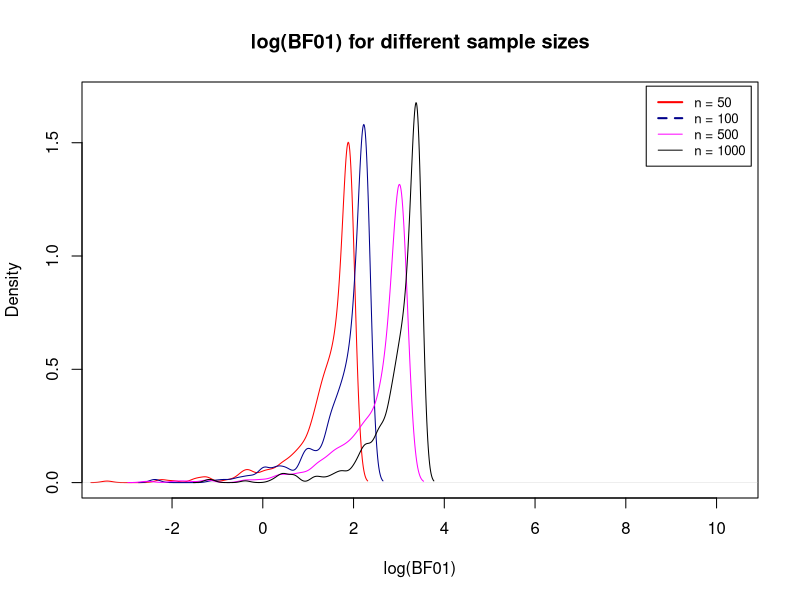
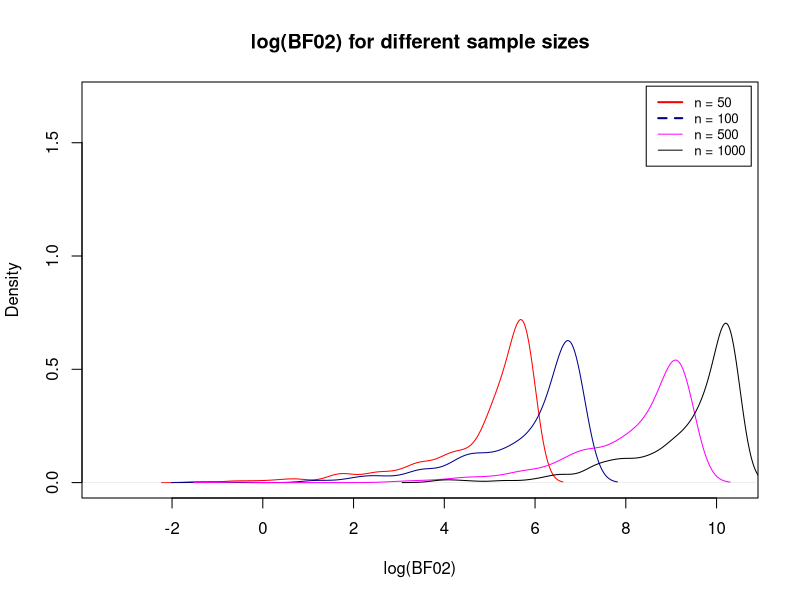
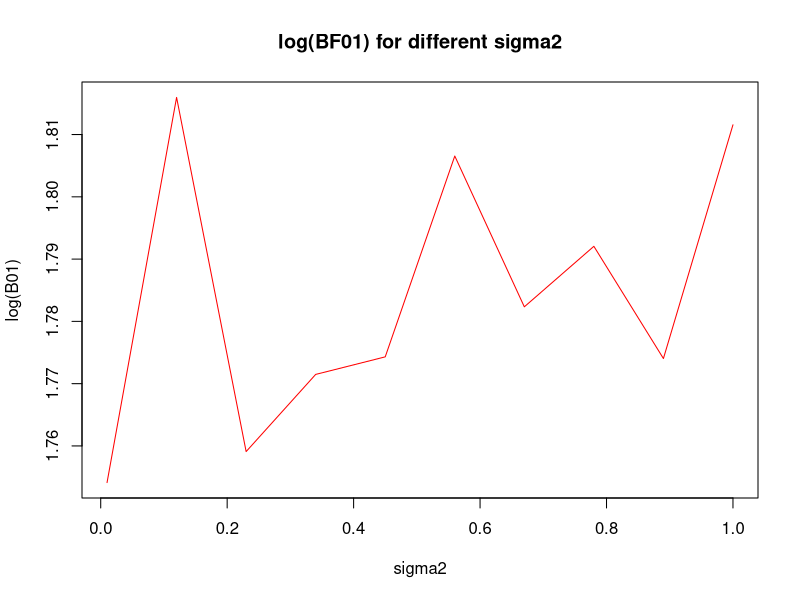
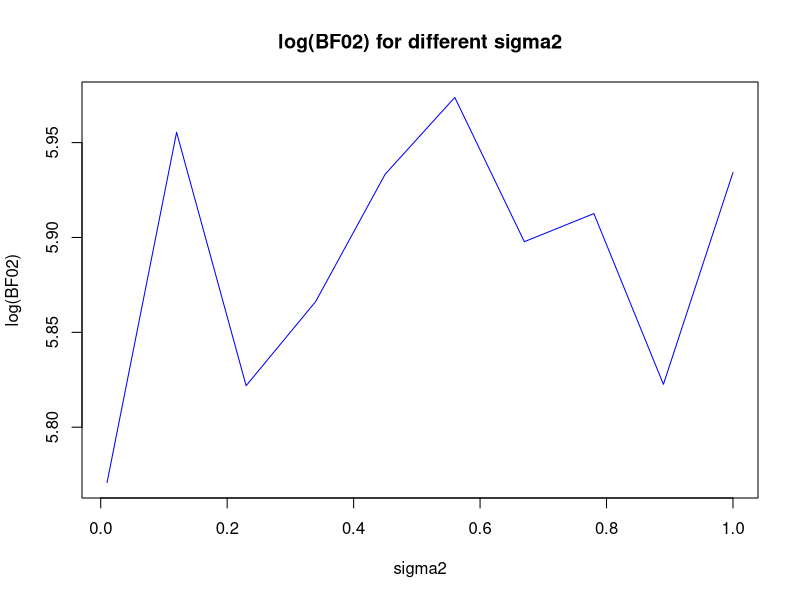
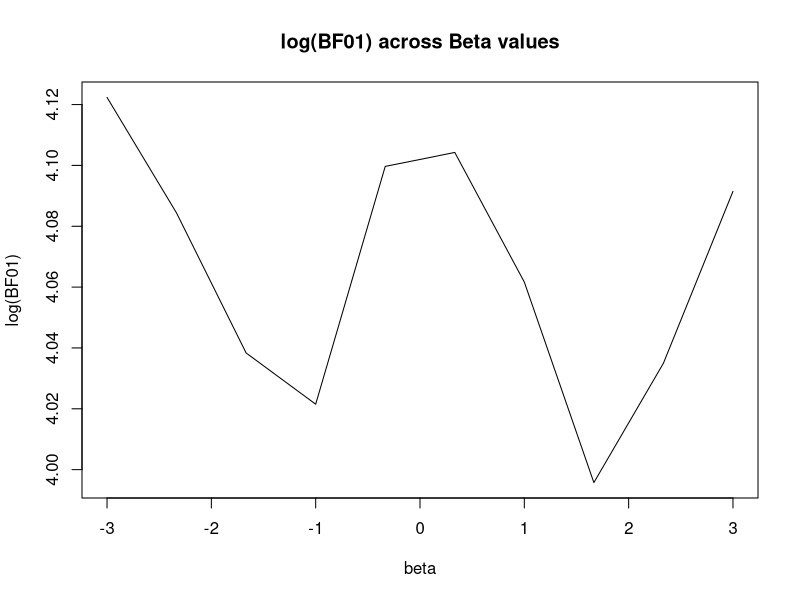
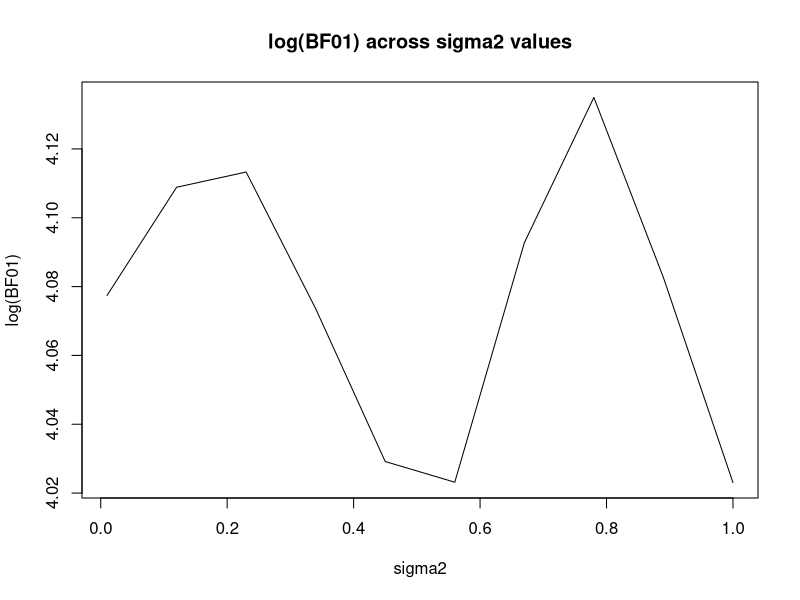
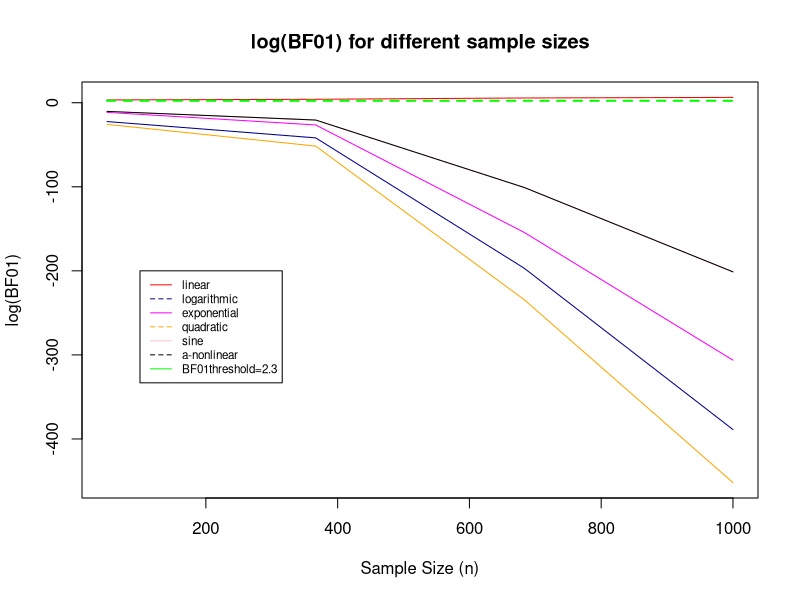
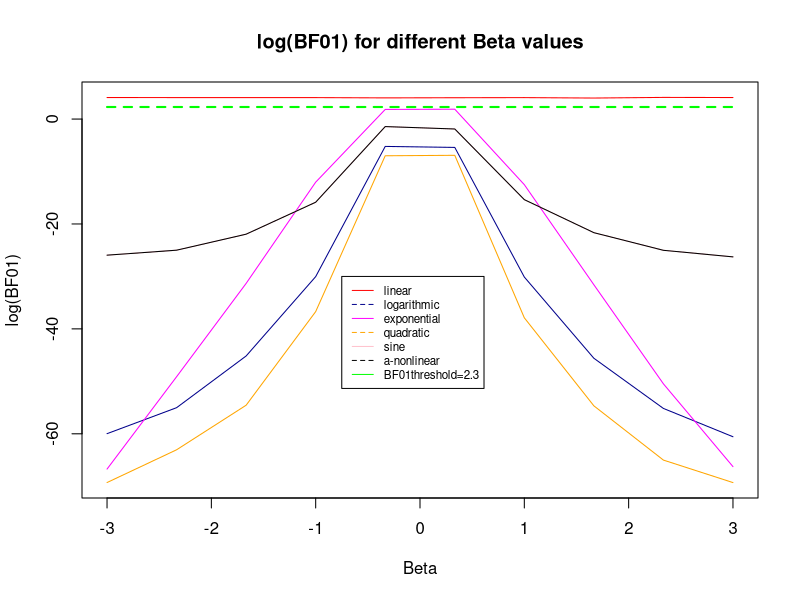

The R source for these figures, in order:
## ---- chunk 1
setwd("~/Desktop/THESIS_DOCS/CONSISTENCY/consistency-results")
linear_samp=read.csv("linear_samp.csv")[,-1]
sigma2_vec_BF=read.csv("sigma2_vec_BF.csv")[,-1]
n_vec_BF=read.csv("n_vec_BF.csv")[,-1] ; names(n_vec_BF) = c(rep("M11", 4))
linear_beta=read.csv("linear_beta.csv")[,-1]
linear_sigma=read.csv("linear_sigma.csv")[,-1]
B0_samp=read.csv("B01_samp.csv")[,-1]
nonlinear_beta=read.csv("nonlinear_beta.csv")[,-1]
B0_sigma=read.csv("B0_sigma.csv")[,-1]
null_samp=read.csv("null_samp.csv")[,-1]
null_sigma=read.csv("null_sigma.csv")[,-1]
beta_vec_BF = as.vector(read.csv("beta_vec_BF.csv")[,2]); names(beta_vec_BF) = c(rep("M11", 4), "M8", "M8", rep("M11", 4))
## ---- chunk 2
library(mgcv)
## ---- chunk 3
null_model_test <- function(n = 100, sigma2 = 0.1){ #default n=100 and sigma2=0.1
   
   output_mat_null <- matrix(NA, nrow = 500, ncol = 2)
   colnames(output_mat_null) <- c("B01", "BF02")
   
   for (j in 1:500){ #for 500 different datasets 
     data <- as.data.frame(cbind("y" = rnorm(n, 1, sigma2),#data generation 
                                 "x1" = rnorm(n, 0, 0.5)))
     
     #model fit
     null_model <- lm(y ~ 1, data = data)
     linear_model <- lm(y ~  1 + .,data = data)
     non_linear_model <- gam(y~ 1 + s(x1, k=4), data = data)
     
     #BIC calculation 
     bic_null <- (-2) * head(logLik(null_model)) +  attr(logLik(null_model), "df")* log(n) #H0 
     bic_lin <- (-2) * head(logLik(linear_model)) +  attr(logLik(linear_model), "df")* log(n) #H1
     bic_nonl <- (-2) * head(logLik(non_linear_model)) +  (attr(logLik(linear_model), "df") + 2) * log(n) #H2
     
     
     B01 <- log(exp((bic_lin - bic_null) /2)) #null against the linear
     BF02 <- log(exp((bic_nonl - bic_null) /2)) #null against the nonlinear model 
     
     output_mat_null[j, 1] <- B01
     output_mat_null[j, 2] <- BF02
     }
   
   return(output_mat_null)
 }  
## ---- chunk 4
 n_sizes <- c(50, 100, 500, 1000) #sample sizes 
## ---- chunk 5
colMeans(null_samp)
## ---- chunk 6

#PLots 
plot(density(null_samp[,1]), 
     xlim = c(min(null_samp), max(null_samp)), ylim=c(0, 1.7),
     main = "log(BF01) for different sample sizes", col = "red",
     xlab = "log(BF01)")
lines(density(null_samp[,3]), col = "darkblue")
lines(density(null_samp[,5]), col = "magenta")
lines(density(null_samp[,7]))
legend("topright", col = c("red", "darkblue", "magenta", "black"), cex=.80,
       lty=c(1,2,1,1),lwd=c(2,2,1,1), inset=.01,
       legend = c("n = 50", "n = 100", "n = 500", "n = 1000"))


plot(density(null_samp[,2]),
     xlim = c(min(null_samp), max(null_samp)), ylim=c(0, 1.7),
     main = "log(BF02) for different sample sizes", col = "red",
     xlab = "log(BF02)")
lines(density(null_samp[,4]), col = "darkblue")
lines(density(null_samp[,6]), col = "magenta")
lines(density(null_samp[,8]))
legend("topright", col = c("red", "darkblue", "magenta", "black"), cex=.80,
       lty=c(1,2,1,1),lwd=c(2,2,1,1), inset=.01,
       legend = c("n = 50", "n = 100", "n = 500", "n = 1000"))
## ---- chunk 7
sigma2 <- c(seq(from = 0.01,  to = 1, length.out = 10)) #sigma2 sequence
## ---- chunk 8

plot(x = sigma2, y=colMeans(null_sigma[,c(1, 3, 5, 7, 9, 11, 13, 15, 17, 19)]),
     type = "l", col="red", xlab = "sigma2", ylab = "log(B01)",  
     main = "log(BF01) for different sigma2")

plot(x = sigma2, y=colMeans(null_sigma[,c(2, 4, 6, 8, 10, 12, 14, 16, 18, 20)]),
     type = "l", col="blue", xlab = "sigma2", ylab = "log(BF02)",
     main = "log(BF02) for different sigma2")

## ---- chunk 9
linear_model_test <- function(beta = 1.5, n = 100, sigma2 = 0.1){
  BF01s <- c(rep(NA, 500))
  for (j in 1:500){
    error <- rnorm(n,sd=sqrt(sigma2))
    x1 = rnorm(n, 0, 0.5)
    y <- beta*x1 + error
    data <- as.data.frame(cbind(y, x1))
    
    #model fit
    linear_model <- lm(y ~ 1 + x1, data = data) #H0 
    non_linear_model <- gam(y~ 1 + s(x1, k=4), data = data) #H1
    
    #BIC calculation 
    bic_lin <- (-2) * head(logLik(linear_model)) + 3* log(n) #H0
    bic_nonl <- (-2) * head(logLik(non_linear_model)) +  5 * log(n) #H1
    
    logLik(linear_model);logLik(non_linear_model)
    
    BF01 <- log(exp((bic_nonl - bic_lin) /2)) #BF_{linear against nonlinear} higher values indicates more evidence for the linear model
    BF01s[j] <- BF01}
  
  return(BF01s)
}
## ---- chunk 10
colMeans(linear_samp)
## ---- chunk 11
betas <- seq(-3, 3, length.out = 10) #beta sequence
## ---- chunk 12
plot(y=colMeans(linear_beta), x=betas, type="l", ylab="log(BF01)", xlab="beta", main="log(BF01) across Beta values")
## ---- chunk 13
sigma2 <- c(seq(from = 0.01,  to = 1, length.out = 10)) #sigma2
## ---- chunk 14
plot(y=colMeans(linear_sigma), x=sigma2, type = "l", xlab="sigma2", ylab="log(BF01)", main="log(BF01) across sigma2 values")

## ---- chunk 15
non_linear_test <- function(beta = 1.5, sigma2 = 0.1, n= 100){
  #default beta= 1, n=100 and sigma2=0.5
  output_mat_nonl <- matrix(NA, nrow = 500, ncol = 6)
  colnames(output_mat_nonl) <- c("BF01_lin", "BF01_log", "BF01_exp", "BF01_quad", "BF01_sine", "BF01_norm")
  for (j in 1:500){
    
    x1 = rnorm(n, 0, 0.5)
    error <- rnorm(n,sd=sqrt(sigma2)) #error terms
    y_lin <- beta*x1 + error  #linear 
    y_log <- beta*log(x1) + error #logarithmic
    y_exp <- beta*exp(x1) + error #exponential
    y_quad <- beta*x1^4 + error #quadratic
    y_sine <- beta*sin(x1/3) + error #sine
    y_norm <- beta*dnorm(x1)*x1 + error #a nonlinear model
    data <- as.data.frame(cbind(y_lin, y_log, y_exp, y_quad, y_sine, y_norm, x1))
    
    #################################################################################
    
    #Model fits
    
    #linear
    linear_model_lin <- lm(y_lin ~ 1 + x1, data=data)
    non_linear_model_lin <- gam(y_lin ~ 1 + s(x1, k= 4), data=data)
    non_linear_model_lin$edf
    #logarithmic
    linear_model_log <- lm(y_log ~ 1 + x1, data = data)
    non_linear_model_log <- gam(y_log ~ 1 + s(x1, k=-1), data=data)
    
    #exponential
    linear_model_exp <- lm(y_exp ~ 1 + x1, data = data)
    non_linear_model_exp <- gam(y_exp ~ 1 + s(x1, k=4), data=data)
    
    #quadratic
    linear_model_quad <- lm(y_quad ~ 1 + x1, data = data)
    non_linear_model_quad <- gam(y_quad ~ 1 +  s(x1, k=4), data=data)
    
    #sine
    linear_model_sine <- lm(y_log ~ 1 + x1, data = data)
    non_linear_model_sine <- gam(y_log~ 1 + s(x1, k=4), data=data)
    
    #a-nonlinear
    linear_model_norm <- lm(y_log ~ 1 + x1, data = data)
    non_linear_model_norm <- gam(y_log~ 1 + s(x1, k=4), data=data)
    
    #################################################################################
    
    #BIC calculations
    
    #linear
    bic_lin <- (-2) * head(logLik(linear_model_lin)) + 3*log(n) #H0
    bic_nonl <- (-2) * head(logLik(non_linear_model_lin)) + 5*log(n) #H1
    BF01_lin <- log(exp((bic_nonl - bic_lin) /2))
    output_mat_nonl[j,1] <- BF01_lin
    
    #logarithmic
    bic_lin_log <- (-2) * head(logLik(linear_model_log)) +  3*log(n) #H0
    bic_nonl_log <- (-2) * head(logLik(non_linear_model_log)) + 5*log(n) #H1
    BF01_log <- log(exp((bic_nonl_log - bic_lin_log) /2))
    output_mat_nonl[j,2] <- BF01_log
    
    #exponential 
    bic_lin_exp <- (-2) * head(logLik(linear_model_exp)) +  3*log(n) #H0
    bic_nonl_exp <- (-2) * head(logLik(non_linear_model_exp)) +  5*log(n) #H1
    BF01_exp <- log(exp((bic_nonl_exp - bic_lin_exp) /2))
    output_mat_nonl[j,3] <- BF01_exp
    
    #quadratic
    bic_lin_quad <- (-2) * head(logLik(linear_model_quad)) +  3*log(n) #H0
    bic_nonl_quad <- (-2) * head(logLik(non_linear_model_quad)) + 5*log(n) #H1
    BF01_quad <- log(exp((bic_nonl_quad - bic_lin_quad) /2))
    output_mat_nonl[j,4] <- BF01_quad
    
    #sine
    bic_lin_sine <- (-2) * head(logLik(linear_model_sine)) + 3*log(n) #H0
    bic_nonl_sine <- (-2) * head(logLik(non_linear_model_sine)) + 5*log(n) #H1
    BF01_sine <- log(exp((bic_nonl_sine - bic_lin_sine) /2))
    output_mat_nonl[j,5] <- BF01_sine
    
    #a-nonlinear
    bic_lin_norm <- (-2) * head(logLik(linear_model_norm)) +3*log(n) #H0
    bic_nonl_norm <- (-2) * head(logLik(non_linear_model_norm)) + 5*log(n) #H1
    BF01_norm <- log(exp((bic_nonl_norm - bic_lin_norm) /2))
    output_mat_nonl[j,6] <- BF01_sine

  }
  return(output_mat_nonl)
}
## ---- chunk 16
n_means<- colMeans(B0_samp)
plot(c(seq(from =50, to = 1000, length = 4)), n_means[c(1, 7, 13, 19)], ylim = c(min(n_means),max(n_means)),
     type = "l", col = "red", main = "log(BF01) for different sample sizes", 
     ylab = "log(BF01)", xlab = "Sample Size (n)") #linear
lines(c(seq(from =50, to = 1000, length = 4)), n_means[c(2, 8, 14, 20)], col = "darkblue") #logarithmic
lines(seq(from =50, to = 1000, length = 4), n_means[c(3, 9, 15, 21)], col = "magenta") #exponential
lines(seq(from =50, to = 1000, length = 4), n_means[c(4, 10, 16, 22)], col= "orange") #quadratic
lines(seq(from =50, to = 1000, length = 4), n_means[c(5, 11, 17, 23)], col = "pink") #sine
lines(seq(from =50, to = 1000, length = 4), n_means[c(6, 12, 18, 24)]) #a-nonlinear 
lines(seq(from =50, to = 1000, length = 4), y = c(rep(2.3, 4)),  col = "green", lwd = 2, lty = 2) #BF01 threshold fixed at 2.3.
legend(100, -200, legend=c("linear", "logarithmic", "exponential", "quadratic", "sine", "a-nonlinear", "BF01threshold=2.3"), 
       col = c("red", "darkblue", "magenta", "orange", "pink", "black", "green"), lty=1:2, cex=0.7)

## ---- chunk 17
beta_means <- colMeans(nonlinear_beta)
plot(seq(from =-3, to = 3, length = 10), beta_means[c(1, 7, 13, 19, 25, 31, 37, 43, 49, 55)], ylim = c(min(beta_means),max(beta_means)),
     type = "l", col = "red", main = "log(BF01) for different Beta values", 
     ylab = "log(BF01)", xlab = "Beta") #linear
lines(seq(from =-3, to = 3, length = 10), 
      beta_means[c(2, 8, 14, 20, 26, 32, 38, 44, 50, 56)], col = "darkblue") #logarithmic
lines(seq(from =-3, to = 3, length = 10), 
      beta_means[c(3, 9, 15, 21, 27, 33, 39, 45, 51, 57)], col = "magenta") #exponential
lines(seq(from =-3, to = 3, length = 10), 
      beta_means[c(4, 10, 16, 22, 28, 34, 40, 46, 52, 58)], col= "orange") #quadratic
lines(seq(from =-3, to = 3, length = 10), 
      beta_means[c(5, 11, 17, 23, 29, 35, 41, 47, 53, 59)], col = "pink") #sine
lines(seq(from =-3, to = 3, length = 10), 
      beta_means[c(6, 12, 18, 24, 30, 36, 42, 48, 54, 60)]) #a-nonlinear 
lines(seq(from =-3, to = 3, length = 10), y = c(rep(2.3, 10)),  col = "green", lwd = 2, lty = 2) #BF01 threshold fixed at 2.3.
legend(-0.75, -30, legend=c("linear", "logarithmic", "exponential", "quadratic", "sine", "a-nonlinear", "BF01threshold=2.3"), 
       col = c("red", "darkblue", "magenta", "orange", "pink", "black", "green"), lty=1:2, cex=0.7)

## ---- chunk 18
sigma2_means <- colMeans(B0_sigma)
plot(sigma2, y=sigma2_means[c(1, 7, 13, 19, 25, 31, 37, 43, 49, 55)], ylim = c(min(sigma2_means), max(sigma2_means)), 
     type = "l", col = "red",main ="log(BF01) for different sigma values", 
     ylab = "log(BF01)", xlab = "sigma2") #linear
lines(sigma2, y = sigma2_means[c(2, 8, 14, 20, 26, 32, 38, 44, 50, 56)], col = "darkblue") #logarithmic
lines(sigma2, y = sigma2_means[c(3, 9, 15, 21, 27, 33, 39, 45, 51, 57)], col = "magenta") #exponential
lines(sigma2, y = sigma2_means[c(4, 10, 16, 22, 28, 34, 40, 46, 52, 58)], col = "orange") #quadratic 
lines(sigma2, y= sigma2_means[c(5, 11, 17, 23, 29, 35, 41, 47, 53, 59)], col = "pink") #sine 
lines(sigma2, y = sigma2_means[c(6, 12, 18, 24, 30, 36, 42, 48, 54, 60)]) #a-nonlinear
lines(sigma2, y = c(rep(2.3, 10)), col = "green", lwd = 2, lty = 2) #BF01 threshold fixed at 2.3. 
legend(0.5, -40,
       legend=c("linear", "logarithmic", "exponential", "quadratic", "sine", "a-nonlinear", "BF01threshold=2.3"), 
       col = c("red", "darkblue", "magenta", "orange", "pink", "black", "green"), lty=1:2, cex=0.7)

## ---- chunk 19
#Matrix for average Bayes Factors for each model against all other models 
mean_BFs <- matrix(NA, nrow = 500, ncol = 27)
colnames(mean_BFs) <- c("M1", "M2", "M3", "M4", "M5", "M6", "M7", "M8", "M9", 
                        "M10","M11", "M12", "M13","M14", "M15", "M16", "M17", "M18",
                        "M19", "M20", "M21", "M22", "M23", "M24", "M25", "M26", "M27")
complex_test <- function(n = 100, sigma2 = 0.1, k=4, b=2){#default n=100 and sigma2=0.1
  for (j in 1:500){
    
    features <- cbind("x1" = rnorm(n, 0, .5), "x2" = rnorm(n, 0, .5), "x3" = rnorm(n, 0, .5))
    beta <- c(b, b, 0) #discuss how to adjust beta values 
    error <- rnorm(n,sd=sqrt(sigma2))
    y <- beta[1]*exp(features[,1]) + beta[2]*features[,2] + beta[3]*features[,3] + error
    data <- as.data.frame(cbind(y, features))
    
    #model fits & BIC calculations
    bics <- c(rep(NA, 27)) #vector for bic scores of the models fitted below
     
    M1 <- gam(y ~ 1,data=data); bics[1]=(-2)*head(logLik(M1))+2*log(n)
    
    M2 <- gam(y ~ 1 + x1, data=data); bics[2]=(-2)*head(logLik(M2))+3*log(n)
    M3 <- gam(y ~ 1 + x2, data=data); bics[3]=(-2)*head(logLik(M3))+3*log(n)
    M4 <- gam(y ~ 1 + x3, data=data); bics[4]=(-2)*head(logLik(M4))+3*log(n)
    
    M5 <- gam(y ~ 1 + s(x1, k=k), data=data);bics[5]=(-2)*head(logLik(M5))+5*log(n)
    M6 <- gam(y ~ 1 + s(x2, k=k), data=data);bics[6]=(-2)*head(logLik(M6))+5*log(n) 
    M7 <- gam(y ~ 1 + s(x3, k=k), data=data);bics[7]=(-2)*head(logLik(M7))+5*log(n)
    
    M8 <- gam(y ~ 1 + x1 + x2, data=data); bics[8]=(-2)*head(logLik(M8))+4*log(n)
    M9 <- gam (y ~ 1 + x1 + x3, data=data); bics[9]=(-2)*head(logLik(M9))+4*log(n)
    M10 <- gam(y ~ 1 + x2 + x3, data=data); bics[10]=(-2)*head(logLik(M10))+4*log(n)

    M11 <- gam(y ~ 1 + s(x1, k=k) + x2, data=data); bics[11]=(-2)*head(logLik(M11))+6*log(n) #true
    M12 <- gam(y ~ 1 + s(x1, k=k) + x3, data=data); bics[12]=(-2)*head(logLik(M12))+6*log(n)

    M13 <- gam(y ~ 1 + x1 + s(x2, k=k), data=data); bics[13]=(-2)*head(logLik(M13))+6*log(n)
    M14 <- gam(y ~ 1 + x1 + s(x3, k=k), data=data); bics[14]=(-2)*head(logLik(M14))+6*log(n)
    
    M15 <- gam(y ~ 1 + s(x2, k=k) + x3, data=data); bics[15]=(-2)*head(logLik(M15))+6*log(n)
    M16 <- gam(y ~ 1 + x2 + s(x3, k=k), data=data); bics[16]=(-2)*head(logLik(M16))+6*log(n)
    
    M17 <- gam(y ~ 1 + s(x1, k=k) + s(x2, k=k), data=data); bics[17]=(-2)*head(logLik(M17))+8*log(n)
    M18 <- gam(y ~ 1 + s(x1, k=k) + s(x3, k=k), data=data); bics[18]=(-2)*head(logLik(M18))+8*log(n)
    M19 <- gam(y ~ 1 + s(x2, k=k) + s(x3, k=k), data=data); bics[19]=(-2)*head(logLik(M19))+8*log(n)
    
    M20 <- gam(y ~ 1 + x1 + x2 + x3, data = data); bics[20]=(-2)*head(logLik(M20))+5*log(n)
    
    M21 <- gam(y ~ 1 + s(x1, k=k) + x2 + x3, data=data); bics[21]=(-2)*head(logLik(M21))+7*log(n)
    M22 <- gam(y ~ 1 + x1 + s(x2, k=k) + x3, data=data); bics[22]=(-2)*head(logLik(M22))+7*log(n)
    M23 <- gam(y ~ 1 + x1 + x2 + s(x3, k=k), data=data); bics[23]=(-2)*head(logLik(M23))+7*log(n)
    
    M24 <- gam(y ~ 1 + s(x1, k=k) + s(x2, k=k) + x3, data=data); bics[24]=(-2)*head(logLik(M24))+9*log(n)
    M25 <- gam(y ~ 1 + s(x1, k=k) + x2 + s(x3, k=k), data=data); bics[25]=(-2)*head(logLik(M25))+9*log(n)
    M26 <- gam(y ~ 1 + x1 + s(x2, k=k) + s(x3, k=k), data=data); bics[26]=(-2)*head(logLik(M26))+9*log(n)
    
    M27 <- gam(y ~ 1 + s(x1, k=k) + s(x2, k=k) + s(x3, k=k), data=data); bics[27]=(-2)*head(logLik(M27))+11*log(n)
    
    #matrix for Bayes Factors 
    BFs <- matrix(NA, nrow = 27, ncol = 27)
    colnames(BFs) <- c("M1", "M2", "M3", "M4", "M5", "M6", "M7", "M8", 
                       "M9", "M10","M11", "M12", "M13", "M14", "M15", "M16", "M17", "M18",
                       "M19", "M20", "M21", "M22", "M23", "M24", "M25", "M26", "M27")
    rownames(BFs) <- c("M1", "M2", "M3", "M4", "M5", "M6", "M7", "M8", 
                       "M9", "M10","M11", "M12", "M13", "M14", "M15", "M16", "M17", "M18",
                       "M19", "M20", "M21", "M22", "M23", "M24", "M25", "M26", "M27")
    
    
    for (k in 1:27) {
      bf_vec<-c()
      for (x in 1:26) {
        bf <- log(exp((bics[-k][x] - bics[k]) /2)) 
        bf_vec <- c(bf_vec, bf)
      }
      bf_vec <- R.utils::insert(bf_vec, ats=k, values=0) #inserting 0 to the diagonals
      BFs[, k] <- round(bf_vec, digits=3)
    }
    
  BFs[BFs == "-Inf"]  <- -1e5; BFs[BFs == "Inf"]  <- 1e5 #to deal with infinite values
  mean_BFs[j,] <- colMeans(BFs)
    
    result <- list("the best model chosen" = sort(colMeans(mean_BFs))[27],
                   "Mean Bayes factors for the models (unsorted" = colMeans(mean_BFs),
                   "Mean Bayes factors for the models (sorted)" = sort(colMeans(mean_BFs)),
                   "Bayes Factors for each trial" = mean_BFs)
  }
  return(result)
}
## ---- chunk 20
n_vec_BF
## ---- chunk 21
beta_vec_BF
